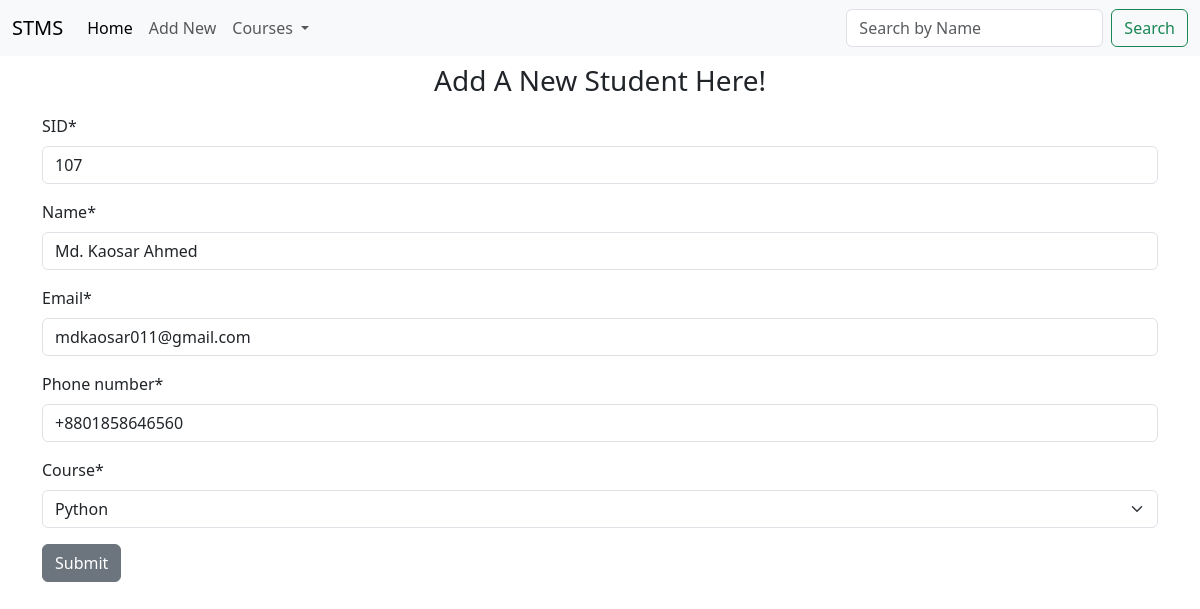
Page /update/107/ on the committed database.
### student/models.py (models this page shows, shortened)
class Student_Info(models.Model):
    courses =(
        ('Python', 'Python'),
        ("Django",'Django'),
        ('Java', 'Java'),
        ('JavaScript', 'JavaScript'),
        ('ML', 'Machine Learning'),
        ('DS', 'Data Science'),
        )
    sID = models.BigIntegerField(primary_key=True)
    name = models.CharField(max_length=75, null= False)
    email = models.EmailField(null= True)
    phone_number = PhoneNumberField(region="BD")
    course = models.CharField(max_length=50, choices= courses)

### student/views.py (the view, shortened to what this page needs)
# urls.py: path('update/<int:sID>/', views.Update.as_view(), name='update'),
class Update(UpdateView):
    model = Student_Info
    form_class = StudentForm
    pk_url_kwarg = 'sID'
    template_name = 'add.html'
    context_object_name = 'form'

### student/forms.py
class StudentForm(forms.ModelForm):
    class Meta:
        model = Student_Info
        fields = ['sID', 'name', 'email', 'phone_number', 'course']

### student/templates/add.html
{% extends 'base.html' %}
{% load crispy_forms_tags %}
{% block content %}
<div class="container">
  <h3 class="text-center p-2">Add A New Student Here!</h3>
  <form method="post">
    {% csrf_token %} {{form|crispy}}
    <button class="btn btn-secondary text-white" type="submit">Submit</button>
  </form>
</div>
{% endblock %}

### rows in the picture
Student_Info: sID "107", name "Md. Kaosar Ahmed", email "mdkaosar011@gmail.com", phone_number "+8801858646560", course "Python"
